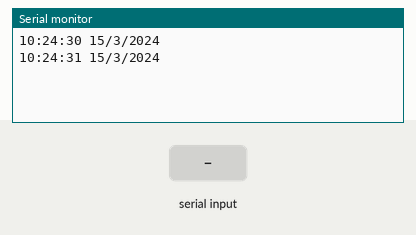
A sketch run on a simulated Arduino Uno, built with avr-gcc and run on an emulated ATmega328P. Shown: the last lines printed to the serial monitor. The test bench sets the inputs (shaded band). The local clock reads 2024-03-15 10:24:30 at power-on unless the sketch sets it.

Above: at 2.0 s.
2.1 s: "90,45\n" received over Serial
At 3.4 s:
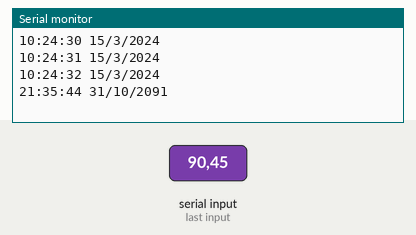
3.6 s: byte 10 ('\n') received over Serial
At 4.8 s:
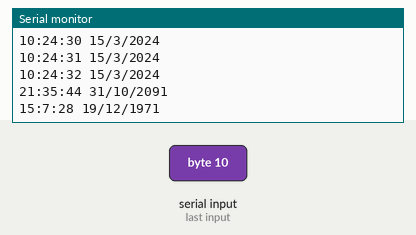
5.1 s: "30,150\n" received over Serial
At 6.7 s:
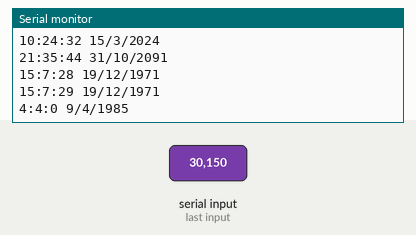
Timing chart, 0 to 8.2 s (numbered marks = the images above; inputs shaded):
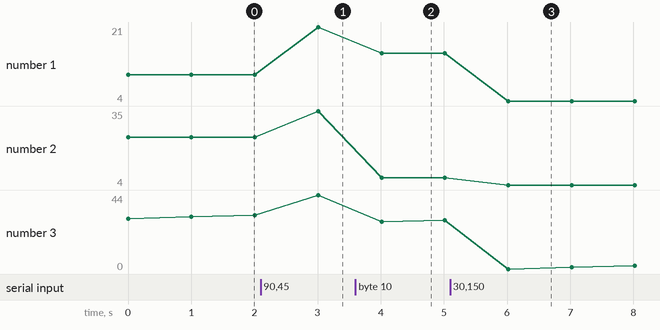

Measured:
- after the input at 2.1 s, the serial monitor: prints a new line after 0.91 s (image 1)
- after the input at 3.6 s, the serial monitor: prints a new line after 0.41 s (image 2)
- after the input at 5.1 s, the serial monitor: prints a new line after 0.92 s (image 3)
- plotted number 1: 10 → 21 after the input at 2.1 s, 15 → 4 after the input at 5.1 s
- plotted number 2: 24 → 35 after the input at 2.1 s, 35 → 7 after the input at 3.6 s, 7 → 4 after the input at 5.1 s
- plotted number 3: 32 → 44 after the input at 2.1 s, 44 → 29 after the input at 3.6 s, 29 → 6 after the input at 5.1 s

The sketch:

rtc_debug.ino
```cpp
// Для того чтобы настроить время на модуле его нужно вписать в монитор порта
// Например: 29/01/2024 16:05:00


#include <DS1307RTC.h>

#include <Time.h>

#include <Wire.h>


String inSer = "";

boolean strFull = false;

tmElements_t datetime;


void setup() {

	Serial.begin(9600);

}


void loop() {

	// пришли данные по serial


	if (strFull) {

  datetime.Hour=(int(inSer[11])-48)*10+(int(inSer[12])-48);

	datetime.Minute=(int(inSer[14])-48)*10+(int(inSer[15])-48);

	datetime.Second=(int(inSer[17])-48)*10+(int(inSer[18])-48);

	datetime.Day=(int(inSer[0])-48)*10+(int(inSer[1])-48);

	datetime.Month=(int(inSer[3])-48)*10+(int(inSer[4])-48);

	datetime.Year=CalendarYrToTm((int(inSer[6])-48)*1000+(int(inSer[7])-48)*100+(int(inSer[8])-48)*10+(int(inSer[9])-48));


	RTC.write(datetime); // записать данные в DS3231

	// очистить строку

	inSer = "";

	strFull = false;

  }


// получение данных из ds3231

	if (RTC.read(datetime)) {

	print2(datetime.Hour, ":");

	print2(datetime.Minute, ":");

	print2(datetime.Second, " ");

	print2(datetime.Day, "/");

	print2(datetime.Month, "/");

  print2(tmYearToCalendar(datetime.Year) ,"");

	Serial.println();

	}


	else {

	Serial.print("error");

	delay(5000);

	}

	delay(1000);

}


void print2(int nn,String str) {

	(nn >= 0 && nn < 10);

	//{ Serial.print("0");}

	Serial.print(nn);

	Serial.print(str);

}


void serialEvent() {


	while (Serial.available()) {

	// получить очередной байт:

	char c = (char)Serial.read();

	// добавить в строку

	inSer += c;


	// /n - конец передачи


	if (c == '\n')

	  { strFull = true;}

	  }

}
```
